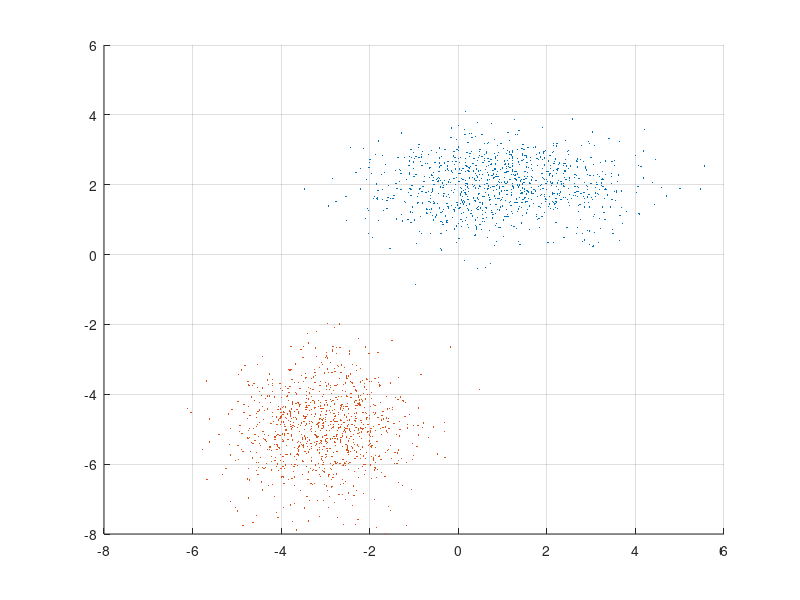

This figure's MATLAB source: (Note: this script raises an error after producing the figure.)
clc;clear;close all
m1=[1 2];m=[0 0];m2=[-3 -5];
p1=mvnrnd(m1,[2 0;0 .5],1000);
p2=mvnrnd(m2,[1 0;0 1],1000);
scatter(p1(:,1),p1(:,2),10,'.')
hold on;grid
scatter(p2(:,1),p2(:,2),10,'.r')

P1=cov(p1);
P2=cov(p2);
[a b]=eig(P1);
arrow(m1,3*[a(:,1)']+m1);
arrow(m1,5*[a(:,2)']+m1);
[a b]=eig(P2);
arrow(m2,3*[a(:,1)']+m2);
arrow(m2,5*[a(:,2)']+m2);
%CSP Steps

[vec val]=eig(P1+P2);
arrow(m,5*[vec(:,1)']+m);
arrow(m,5*[vec(:,2)']+m);
p=pinv(sqrt(val))*vec';
SCf=p*P1*p';
SCh=p*P2*p';
[U1 sigmaF]=eig(SCf);
[U2 sigmaH]=eig(SCh);
U=U1;
sigmaF+sigmaH
W=p'*U;
[U Sigma]=eig(SCf,SCh);
[Sigma,ind] = sort(diag(Sigma),'descend');
U=U(:,ind);
Uf=U(:,1:1);
Uh=U(:,end:end);
Ur=U(:,2:end-1);

SFf=Uf'*p;
SFh=Uh'*p;
SFr=Ur'*P;




